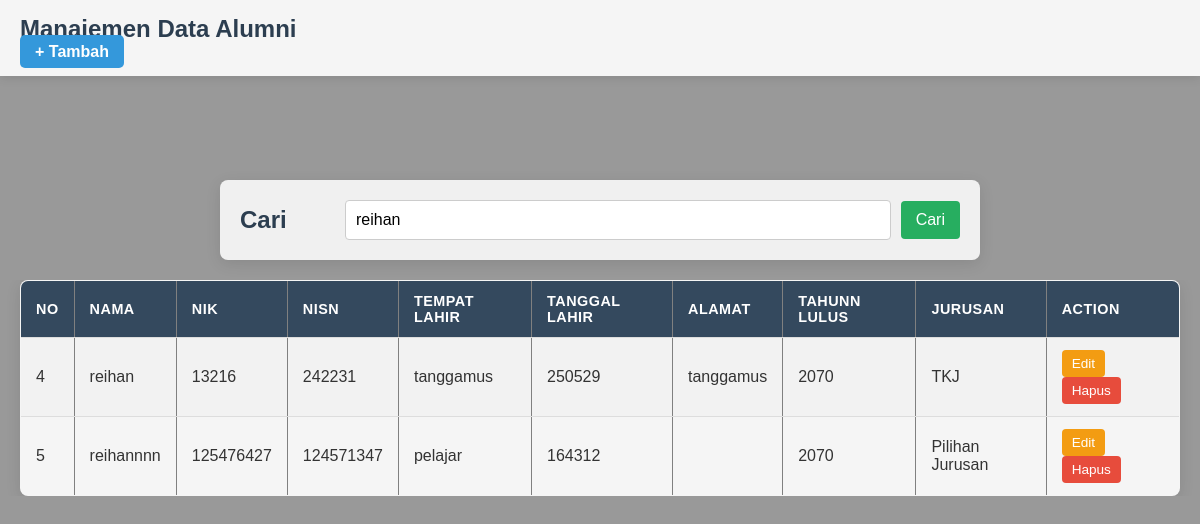
The app's page /index.php?cari=reihan with its own data.
### tables this page shows
CREATE TABLE `alumni` (
  `id_alumnii` int(11) NOT NULL,
  `nama_lengkap` varchar(100) NOT NULL,
  `nik` varchar(20) NOT NULL,
  `nisn` varchar(50) NOT NULL,
  `pekerjaan_saat_ini` varchar(50) NOT NULL,
  `nomor_telpon` varchar(15) NOT NULL,
  `alamat` text NOT NULL,
  `tahun_lulus` year(4) NOT NULL,
  `jurusan` varchar(50) NOT NULL
);

### index.php (the view, shortened to what this page needs)
<?php
include 'koneksi.php';
?>
<!DOCTYPE html>
<html lang="en">
<head>
    <link rel="stylesheet" href="syle.css">
</head>
<body>
    <div class="container-nav">
        <div class="nav">
            <h1>Manajemen Data Alumni</h1>
            <a href="tambah.php">+ Tambah</a>
        </div>
    </div>
      <div class="container-pencarian">
          <form method="GET" class="pencarian">
              <h2>Cari</h2>
              <input type="text" name="cari" placeholder="Cari nama / NIK / NISN / Jurusan..."
              value="<?= isset($_GET['cari']) ? $_GET['cari'] : '' ?>">
              <button type="submit" >Cari</button>
            </form>
        </div>
    <div class="container-tb">
    <table border="1">
        <tr>
            <th>No</th>
            <th>Nama</th>
            <th>Nik</th>
            <th>Nisn</th>
            <th>Tempat Lahir</th>
            <th>Tanggal Lahir</th>
            <th>Alamat</th>
            <th>Tahunn Lulus</th>
            <th>Jurusan</th>
            <th>Action</th>
        </tr>
         <?php
        if (isset($_GET['cari'])) {
            $cari = $_GET['cari'];
            $result = mysqli_query($koneksi, "SELECT * FROM alumni
                WHERE nama_lengkap LIKE '%$cari%'
                OR nik LIKE '%$cari%'
                OR nisn LIKE '%$cari%'
                OR jurusan LIKE '%$cari%'
                OR tahun_lulus LIKE '%$cari%' ");
        } else {
            $result = mysqli_query($koneksi, "SELECT * FROM alumni");
        }
        ?>
   <?php
while ($data = mysqli_fetch_assoc($result)) {
    echo "<tr>
    <td>{$data['id_alumnii']}</td>
    <td>{$data['nama_lengkap']}</td>
    <td>{$data['nik']}</td>
    <td>{$data['nisn']}</td>
    <td>{$data['pekerjaan_saat_ini']}</td>
    <td>{$data['nomor_telpon']}</td>
    <td>{$data['alamat']}</td>
    <td>{$data['tahun_lulus']}</td>
    <td>{$data['jurusan']}</td>
    <td>
    <a class='btn-edit' href='edit.php?id_alumnii={$data['id_alumnii']}'>Edit</a>
    <a class='btn-hapus' href='hapus.php?id_alumnii={$data['id_alumnii']}' onclick=\"return confirm('Yakin ingin hapus?')\">Hapus</a>
    </td>
    </tr>";
}
?>
    </table>
    </div>
</body>
</html>

### syle.css (style rules this page uses)
* { margin: 0; padding: 0; box-sizing: border-box; }
body { font-family: 'Arial', sans-serif; color: #333; overflow-x: hidden; position: relative; min-height: 100vh; padding-top: 160px; }
body::before { content: ''; position: fixed; top: 0; left: 0; width: 100%; height: 100%; background: rgba(0, 0, 0, 0.4); z-index: -1; pointer-events: none; }
.container-nav { position: fixed; top: 0; left: 0; width: 100%; background-color: rgba(255, 255, 255, 0.9); padding: 15px 20px; display: flex; justify-content: space-between; align-items: center; z-index: 100; box-shadow: 0 2px 10px rgba(0,0,0,0.1); backdrop-filter: blur(5px); }
.nav h1 { color: #2c3e50; font-size: 1.5em; margin: 0; }
.nav a { text-decoration: none; background-color: #3498db; color: white; padding: 8px 15px; border-radius: 5px; font-weight: bold; transition: background-color 0.3s; }
.container-pencarian { max-width: 800px; margin: 20px auto; padding: 0 20px; }
.pencarian { background-color: rgba(255, 255, 255, 0.85); padding: 20px; border-radius: 8px; box-shadow: 0 4px 15px rgba(0,0,0,0.1); display: flex; flex-wrap: wrap; align-items: center; gap: 10px; }
.pencarian h2 { margin-right: 15px; color: #2c3e50; min-width: 80px; }
.pencarian input[type="text"] { flex: 1; padding: 10px; border: 1px solid #ccc; border-radius: 4px; font-size: 1em; min-width: 200px; }
.pencarian button { background-color: #27ae60; color: white; border: none; padding: 10px 15px; border-radius: 4px; cursor: pointer; font-size: 1em; transition: background-color 0.3s; }
.container-tb { max-width: 1200px; margin: 20px auto; padding: 0 20px; overflow-x: auto; }
table { width: 100%; border-collapse: collapse; background-color: rgba(255, 255, 255, 0.9); border-radius: 8px; overflow: hidden; box-shadow: 0 4px 15px rgba(0,0,0,0.1); }
th, td { padding: 12px 15px; text-align: left; border-bottom: 1px solid #ddd; }
th { background-color: #34495e; color: white; font-weight: bold; text-transform: uppercase; letter-spacing: 0.5px; font-size: 0.9em; }
tr:nth-child(even) { background-color: #f2f2f2; }
.btn-edit, .btn-hapus { text-decoration: none; padding: 6px 10px; border-radius: 4px; font-size: 0.85em; margin-right: 5px; color: white; display: inline-block; }
.btn-edit { background-color: #f39c12; }
.btn-hapus { background-color: #e74c3c; }

### records on screen
alumni: id_alumnii "4", nama_lengkap "reihan", nik "13216", nisn "242231", pekerjaan_saat_ini "tanggamus", nomor_telpon "250529", alamat "tanggamus", tahun_lulus "2070", jurusan "TKJ"
alumni: id_alumnii "5", nama_lengkap "reihannnn", nik "125476427", nisn "124571347", pekerjaan_saat_ini "pelajar", nomor_telpon "164312", tahun_lulus "2070", jurusan "Pilihan Jurusan"
